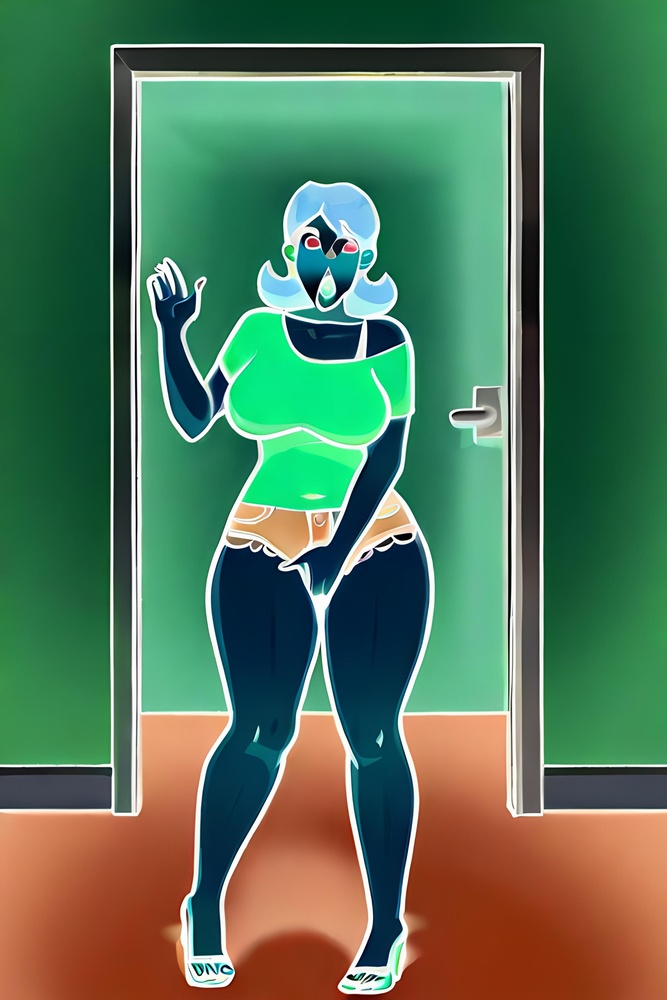
#> input picture saved_images/2eac5223-bb21-47df-880e-849fe79231c6.jpeg, 667 x 1000 px, shrunk from 2338 x 3507 before the run
$ python -i filters_noise.py   (imports and definitions only)
#> lines starting #> are read from the running program, lines starting #| are printed output that depends on the picture
#> further down, picture is the input picture: PIL image 667x1000 RGB; mean R, G, B 81.8, 116.3, 88.1
import numpy as np
from PIL import Image, ImageOps, ImageEnhance

# [124 lines left out: functions digital_noise_filter, spatial_noise_filter, luminance_noise_filter, fpn_filter, generate_grain_mask, apply_bw_grain and 1 more, not called in this run]

def movie_film_effect(image):
    image = image.convert("RGB")
    r, g, b = image.split()
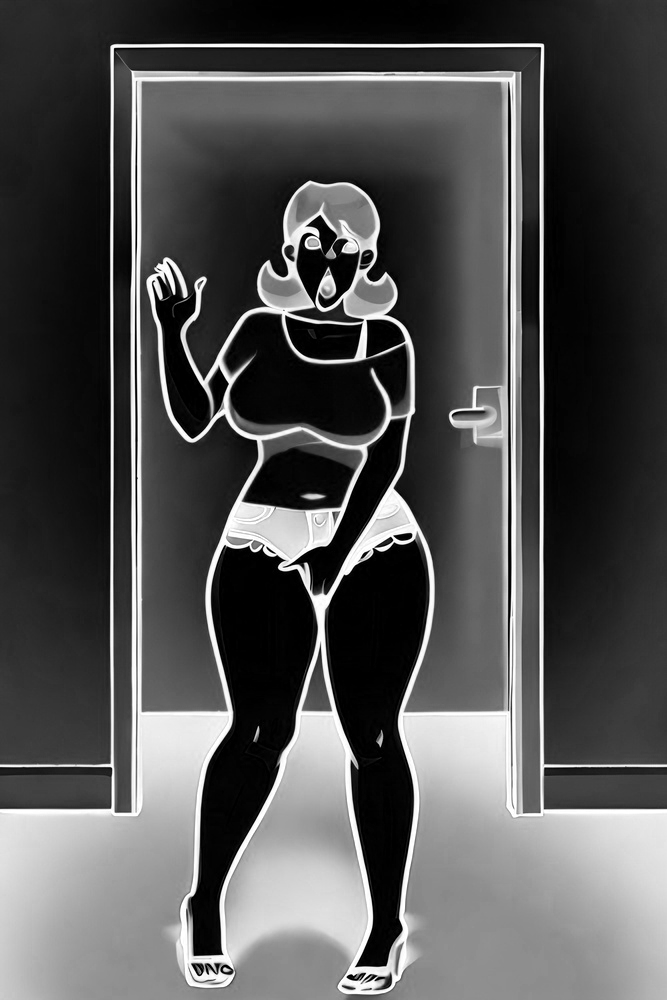
#> r: PIL image 667x1000 L; min 0, max 255, mean 81.8
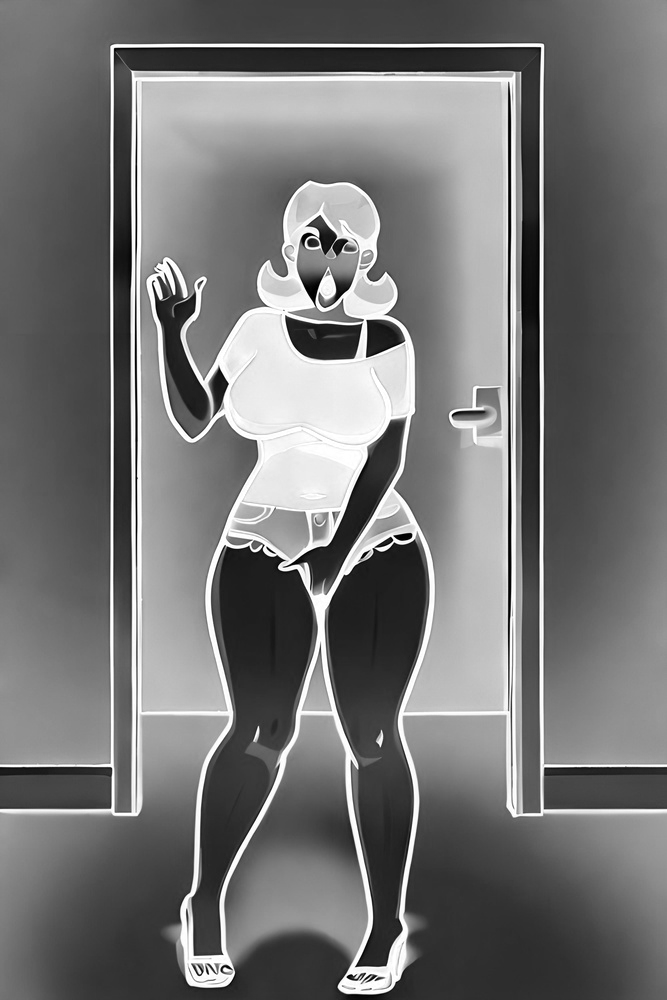
#> g: PIL image 667x1000 L; min 0, max 255, mean 116.3
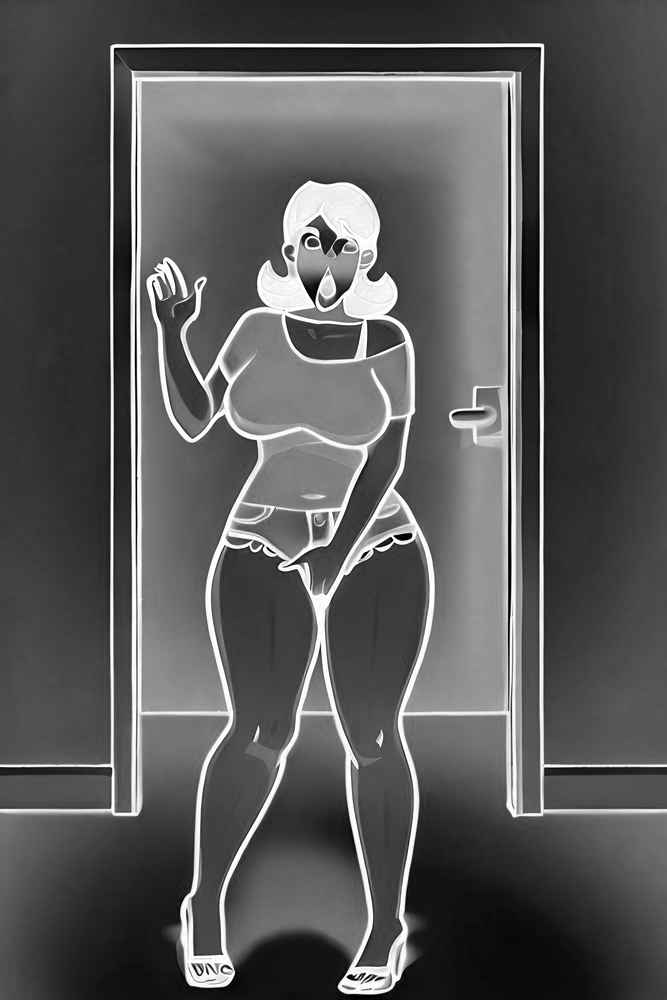
#> b: PIL image 667x1000 L; min 0, max 255, mean 88.1
    r = r.point(lambda i: i * 1.2)
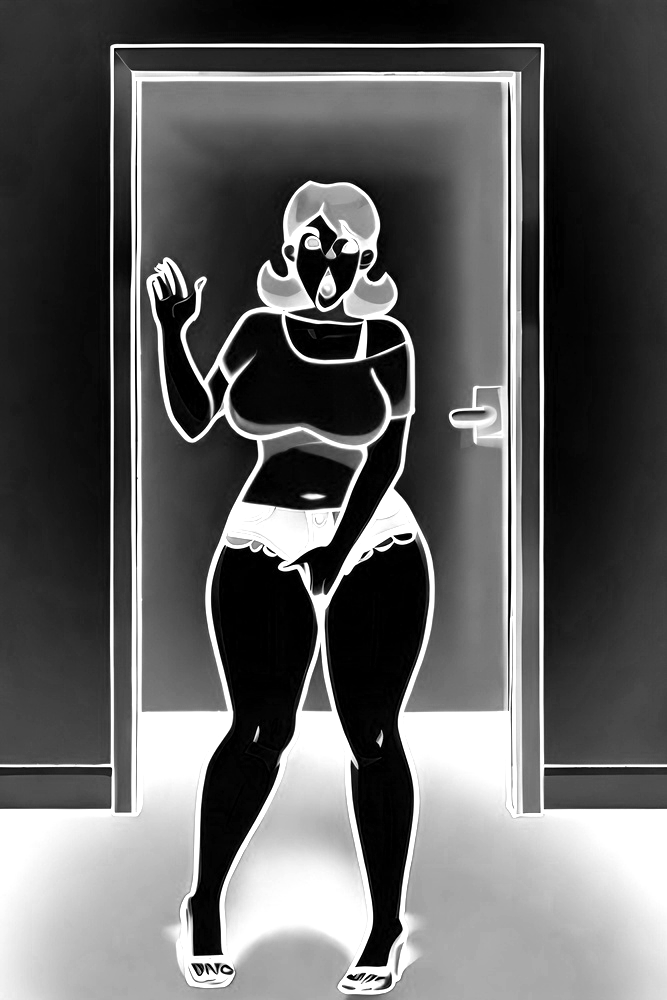
#> r: PIL image 667x1000 L; min 0, max 255, mean 95.5
    g = g.point(lambda i: i * 1.1)
    b = b.point(lambda i: i * 0.9)
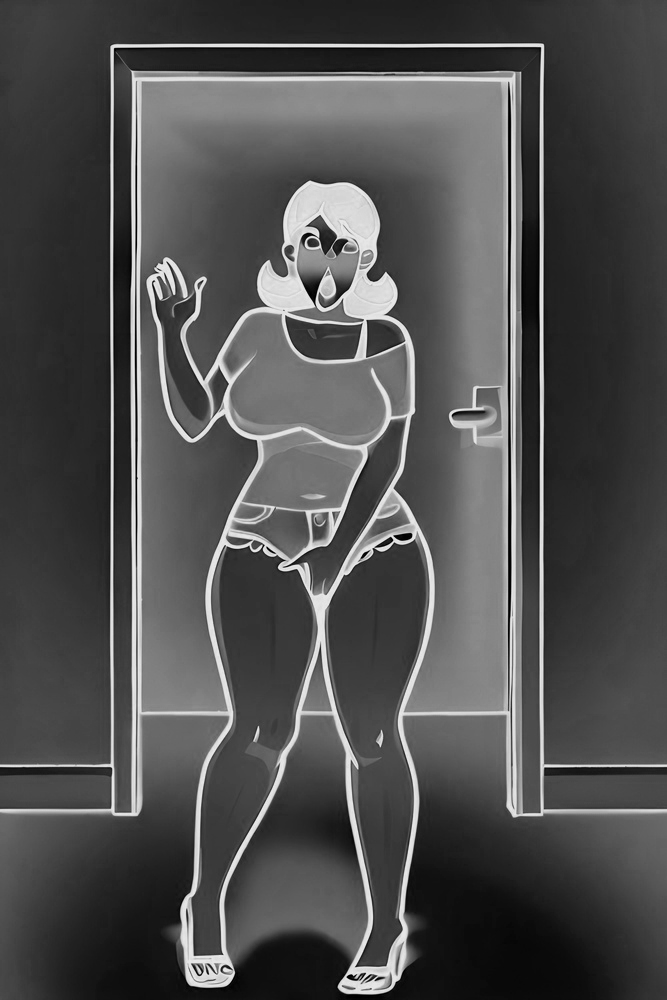
#> b: PIL image 667x1000 L; min 0, max 230, mean 79.3
    image = Image.merge("RGB", (r, g, b))
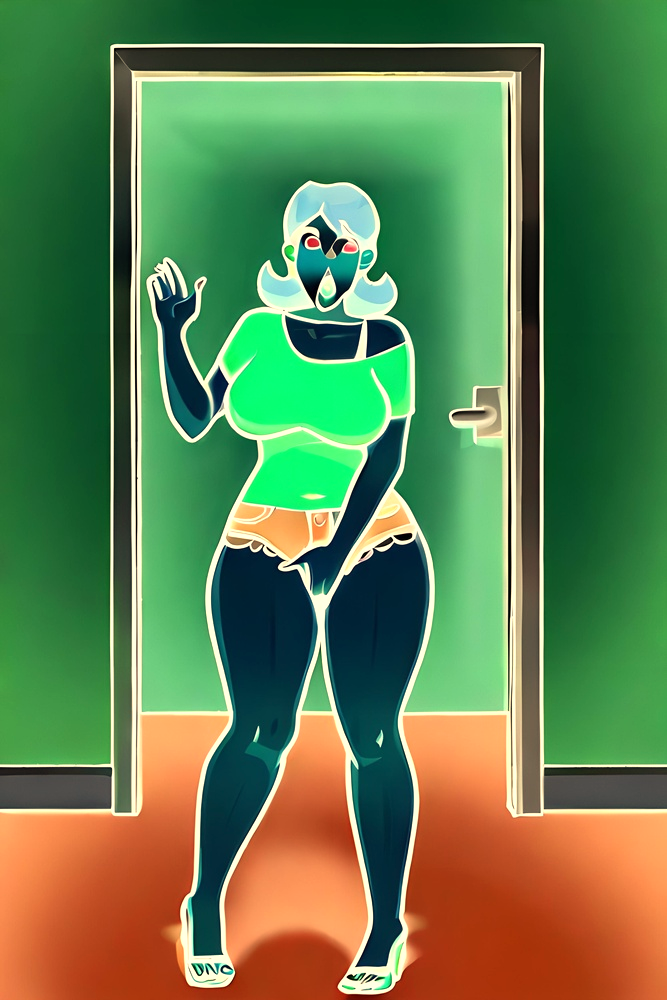
#> image: PIL image 667x1000 RGB; mean R, G, B 95.5, 126.6, 79.3
    enhancer = ImageEnhance.Contrast(image)
    image = enhancer.enhance(1.5)
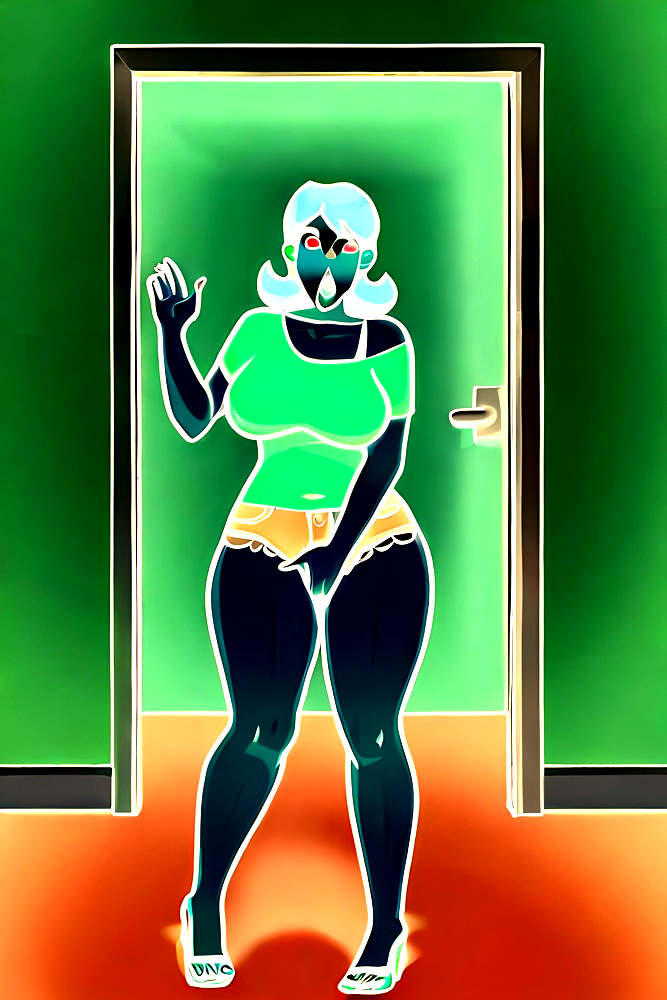
#> image: PIL image 667x1000 RGB; mean R, G, B 89.7, 126.7, 64.3
    return image

# [39 lines left out: functions polaroid_effect, lomo_filter, not called in this run]

# Export effects
noise_effects = {
    "Digital Noise": digital_noise_filter,
    "Spatial Noise": spatial_noise_filter,
    "Luminance Noise": luminance_noise_filter,
    "Fixed Pattern Noise": fpn_filter,
    "BW Grain": apply_bw_grain,
    "Color Grain": apply_color_grain,
    "Movie Film": movie_film_effect,
    "Polaroid": polaroid_effect,
    "Lomo": lomo_filter,
}

>>> from PIL import Image
>>> picture = Image.open('../../saved_images/2eac5223-bb21-47df-880e-849fe79231c6.jpeg')
>>> result = movie_film_effect(picture)
